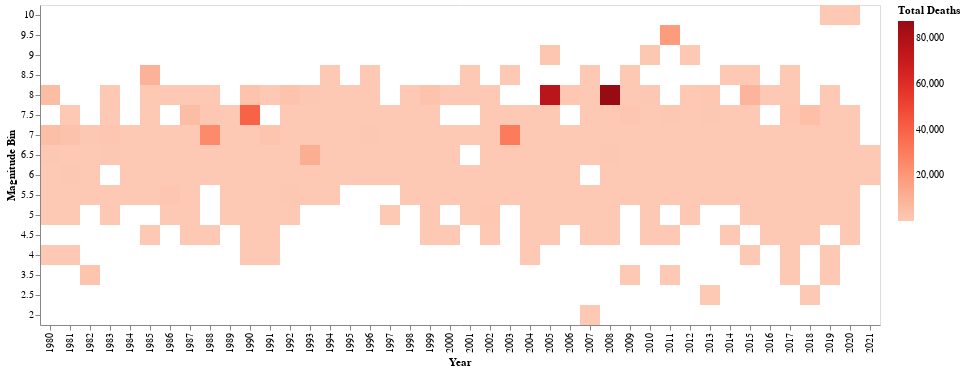

Write notebook code for a chart like this one.
### Code cell
alt.Chart(data_h1_not2big).mark_rect().encode(
    x='Year:N',
    y=alt.Y('Magnitude Bin:N', scale=alt.Scale(reverse=True)),
    color=alt.Color('Total Deaths:Q', scale=alt.Scale(scheme='reds'))
)

### Figure 1 — Vega-Lite specification as saved in the notebook (floating-point values rounded to 4 significant figures; data arrays with more than 128 entries replaced by an {"elided": "..."} marker saying what was removed)
{"config": {"view": {"continuousWidth": 400, "continuousHeight": 300}}, "data": {"name": "data-e4b58f5ebff78387dcdee3c6e431d9ca"}, "mark": "rect", "encoding": {"color": {"type": "quantitative", "field": "Total Deaths", "scale": {"scheme": "reds"}}, "x": {"type": "nominal", "field": "Year"}, "y": {"type": "nominal", "field": "Magnitude Bin", "scale": {"reverse": true}}}, "$schema": "https://vega.github.io/schema/vega-lite/v4.8.1.json", "datasets": {"data-e4b58f5ebff78387dcdee3c6e431d9ca": {"elided": "812 records"}}}
